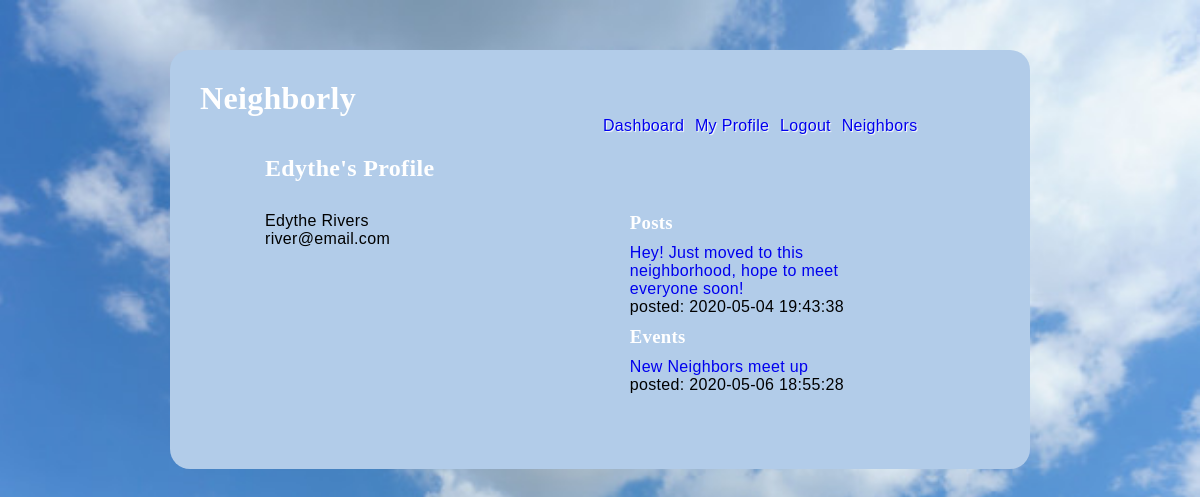
The app's page /neighbors/profile/6 (signed in), older data.
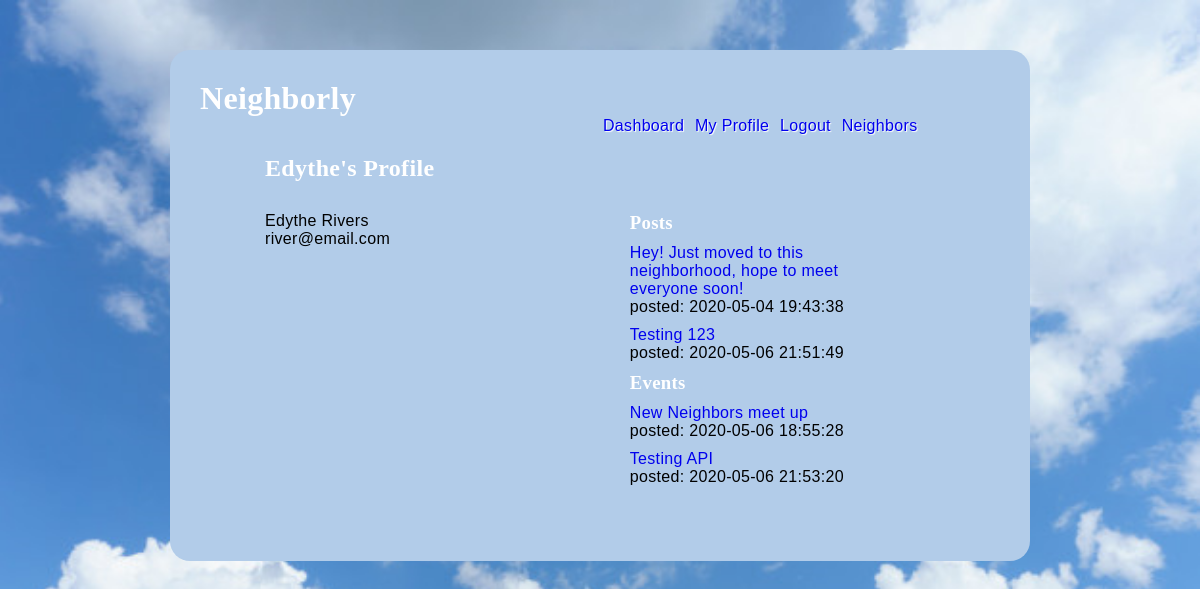
The same page, newer data.
### models.py (models this page shows, shortened)
class User(db.Model):
    __tablename__ = "users"
    id = db.Column(db.Integer, primary_key=True)
    first_name = db.Column(db.String(45))
    last_name = db.Column(db.String(45))
    email = db.Column(db.String(255))
    address_id = db.Column(db.Integer, db.ForeignKey('addresses.id', ondelete='cascade'))
    address = db.relationship('Address', foreign_keys=[address_id])
    password_hash=db.Column(db.String(255))
    profile_pic = db.Column(db.Text)
    likes_sent = db.relationship('Post', secondary=likes_table, passive_deletes=True)
    all_post = db.relationship('Post', back_populates="user", cascade="all, delete, delete-orphan")
    all_event = db.relationship('Event', back_populates="user", cascade="all, delete, delete-orphan")
    post_comments = db.relationship('Post_comment', back_populates="user", cascade="all, delete, delete-orphan")
    event_comments = db.relationship('Event_comment', back_populates="user", cascade="all, delete, delete-orphan")
    created_at = db.Column(db.DateTime, server_default = func.now())
    updated_at = db.Column(db.DateTime, server_default = func.now(), onupdate = func.now())

class Post(db.Model):
    __tablename__ = "posts"
    id = db.Column(db.Integer, primary_key=True)
    message = db.Column(db.String(255))
    user_id = db.Column(db.Integer, db.ForeignKey('users.id', ondelete='cascade'))
    user = db.relationship('User', foreign_keys=[user_id])
    likes_rec = db.relationship('User', secondary=likes_table, passive_deletes=True)
    all_comment = db.relationship('Post_comment', back_populates="post", cascade="all, delete, delete-orphan")
    created_at = db.Column(db.DateTime, server_default = func.now())
    updated_at = db.Column(db.DateTime, server_default = func.now(), onupdate = func.now())

class Event(db.Model):
    __tablename__ = "events"
    id = db.Column(db.Integer, primary_key=True)
    title = db.Column(db.String(100))
    description = db.Column(db.String(255))
    date = db.Column(db.String(45))
    time = db.Column(db.String(45))
    user_id = db.Column(db.Integer, db.ForeignKey('users.id', ondelete='cascade'))
    user = db.relationship('User', foreign_keys=[user_id])
    location_id = db.Column(db.Integer, db.ForeignKey('event_locations.id', ondelete='cascade'))
    location = db.relationship('Event_location', foreign_keys=[location_id])
    all_comment = db.relationship('Event_comment', back_populates="event", cascade="all, delete, delete-orphan")
    created_at = db.Column(db.DateTime, server_default = func.now())
    updated_at = db.Column(db.DateTime, server_default = func.now(), onupdate = func.now())

### controller.py (the view)
def neighbors_profile(user_id):
    if 'user_id' not in session:
        return redirect("/")
    user = User.query.filter_by(id = int(user_id)).all()
    post_history = Post.query.filter_by(user_id = int(user_id))
    event_history = Event.query.filter_by(user_id = int(user_id))
    return render_template("neighbors_profile.html", all_users = user, all_posts = post_history, all_events = event_history)

### templates/neighbors_profile.html (shortened to what this page needs)
<!DOCTYPE html>
<html lang="en">
<head>
    <link rel="stylesheet" type="text/css" href="{{ url_for('static', filename='style_profile.css') }}">
</head>
<body>
    <div class="container">
        <h1>Neighborly</h1>
        <div class="navigation">
            <a href="/dashboard">Dashboard</a>
            <a href="/my_profile">My Profile</a>
            <a href="/logout">Logout</a>
            <a href="/all_users">Neighbors</a>
        </div>
        <div class="user_info">
            {% for user in all_users %}
                <h2>{{user.first_name}}'s Profile</h2>
                <ul>
                    <li>{{user.first_name}} {{user.last_name}}
                        <p>{{user.email}}</p>
                    </li>
                </ul>
            {% endfor %}
        </div>
        <div class="user_info">
            <ul>
                <li><h3>Posts</h3></li>
                {% for post in all_posts %}
                    <li><a href="/post/details/{{post.id}}">{{post.message}}</a>
                        <p>posted: {{post.created_at}} </p>
                    </li>
                {% endfor %}
                <li><h3>Events</h3></li>
                {% for event in all_events %}
                    <li><a href="/event/details/{{event.id}}">{{event.title}}</a>
                        <p>posted: {{event.created_at}}</p>
                    </li>
                {% endfor %}
            </ul>
        </div>
    </div>
</body>
</html>

Row changes from the older to the newer data that the page shows:
added Post: message "Testing 123", created_at "2020-05-06 21:51:49"
added Event: title "Testing API", created_at "2020-05-06 21:53:20"
